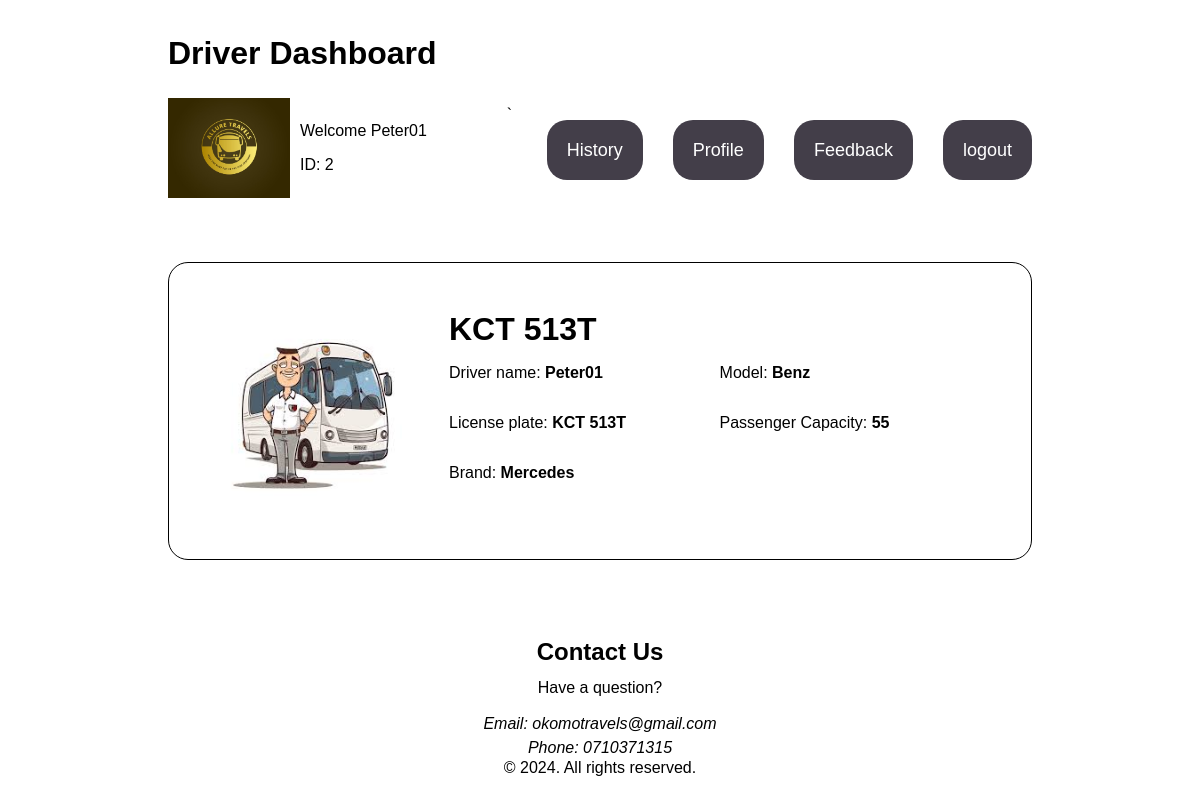
Page /app/driver/index.php (signed in) on the earlier database version.
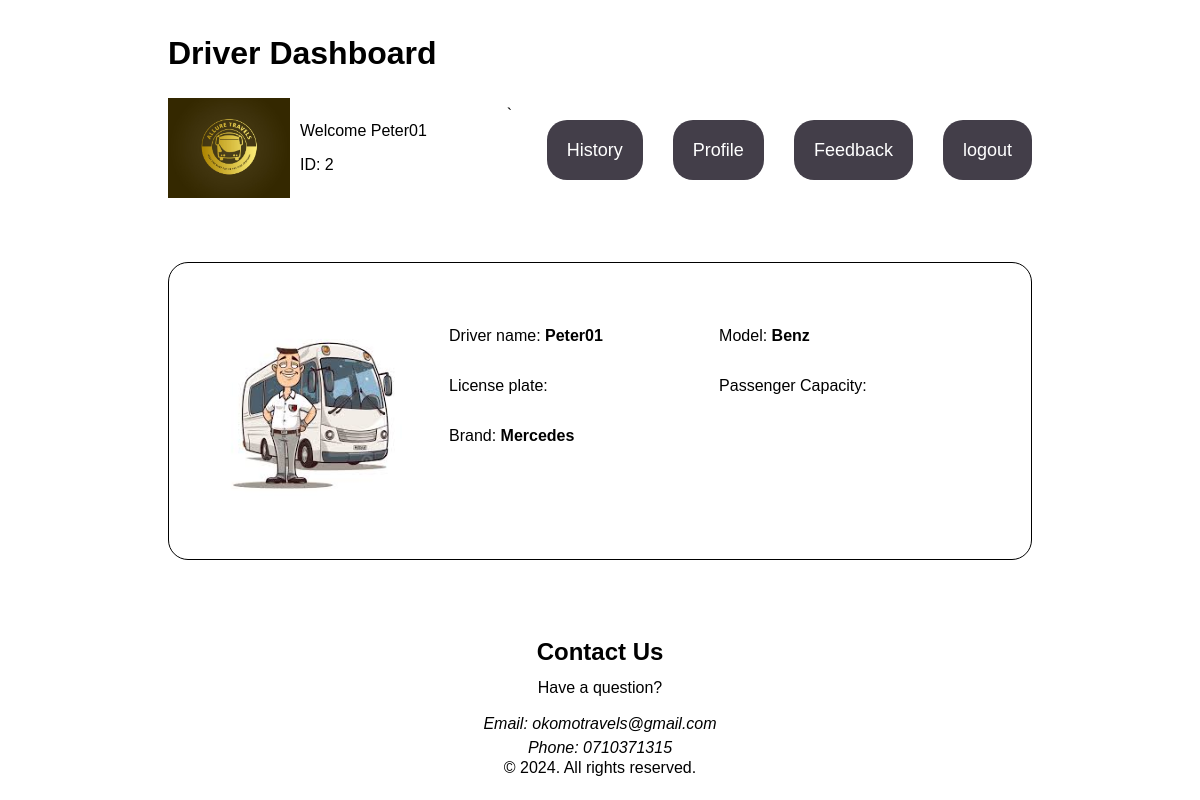
Same page on the later database version.
### tables this page shows
CREATE TABLE `user` (
  `userId` int NOT NULL,
  `name` varchar(50) DEFAULT NULL,
  `mobileNumber` int DEFAULT NULL,
  `email` varchar(50) DEFAULT NULL,
  `role` varchar(200) DEFAULT NULL,
  `userName` varchar(50) DEFAULT NULL,
  `password` varchar(255) DEFAULT NULL,
  `IdNO` int DEFAULT NULL,
  `DOB` varchar(20) DEFAULT NULL,
  `gender` varchar(10) DEFAULT NULL,
  `staff_id` int DEFAULT NULL
);

CREATE TABLE `vehicle` (
  `vehicleId` int NOT NULL,
  `plateNo` text,
  `brand` varchar(200) DEFAULT NULL,
  `model` varchar(200) DEFAULT NULL,
  `capacity` int NOT NULL,
  `driverId` int DEFAULT NULL,
  `disabled` tinyint(1) NOT NULL DEFAULT '0'
);

### app/utils/auth/Auth.php (called while the page is built, shortened)
<?php
require_once __DIR__ . '/../../utils/orm/BaseModel.php';
class Auth
{
    private $db;
    public function __construct($conn)
    {
        $this->db = new BaseModel('user', $conn);
    }
    public function user()
    {
        $userId = $_SESSION['userId'] ?? null;
        if ($userId) {
            return (object) $this->db->get_one($userId, 'userId');
        } else {
            return null;
        }
    }
}

### app/utils/orm/BaseModel.php (called while the page is built, shortened)
<?php
class BaseModel
{
    protected $table_name;
    protected $conn;
    protected $conditions = [];
    protected $selects = ['*'];
    public function __construct($table_name, $conn)
    {
        $this->table_name = $table_name;
        $this->conn = $conn;
    }
    public function first()
    {
        $sql = "SELECT " . implode(', ', $this->selects) . " FROM {$this->table_name}";
        if (!empty($this->conditions)) {
            $sql .= " WHERE " . implode(' AND ', $this->conditions);
        }
        $sql .= " LIMIT 1";
        $result = $this->conn->query($sql);
        return (object) $result->fetch_assoc();
    }
    public function where($field, $operator, $value)
    {
        $this->conditions[] = sprintf("%s %s '%s'", $field, $operator, $this->conn->real_escape_string($value));
        return $this;
    }
    public function get_one($id, $column = 'id')
    {
        $sql = "SELECT " . implode(', ', $this->selects) . " FROM `{$this->table_name}`";
        $sql .= " WHERE `{$this->table_name}`.`{$column}` = ?";
        $stmt = $this->conn->prepare($sql);
        $stmt->bind_param("i", $id);
        $stmt->execute();
        $result = $stmt->get_result();
        return (object) $result->fetch_assoc();
    }
}

### app/driver/index.php (the view, shortened to what this page needs)
<?php
require_once __DIR__ . "/../config/database.php";
require_once __DIR__ . '/../utils/auth/Auth.php';
$conn = connect_db();
$session = new Auth($conn);
$driver = $session->user();
require_once __DIR__ . '/../utils/orm/BaseModel.php';
$vehicle_model = new BaseModel('vehicle', $conn);
$vehicle = $vehicle_model->where('driverId', '=', $driver->userId)->first();
?>
<html lang="en">
<head>
    <link rel="stylesheet" href="./driver.css" />
    <link rel="stylesheet" href="../home.css" />
</head>
<body>
    <div class="driver_container">
        <h2>Driver Dashboard</h2>
        <header class="passenger-header">
            <div class="logo-container">
                <img src="/driver/assets/logo.png" alt=" Logo" class="logo" style="height: 100px;">
            </div>
            <div class="passenger-nav-details">
                <div class="user-info">
                    <p class="userName">
                        Welcome
                        <?php echo $driver->name; ?>
                    </p>
                    <p class="userId">
                        ID:
                        <?php echo $driver->userId; ?>
                    </p>
                </div>
                <nav class="navigation">
                    `
                    <ul class="nav-list">
                        <li><a href="/user/history.php">History</a></li>
                        <li><a href="/user/ProfileUI.php">Profile</a></li>
                        <li><a href="/user/feedback.html">Feedback</a></li>
                        <li><a href="/user/logout.php">logout</a></li>
                    </ul>
                </nav>
            </div>
        </header>
        <div class="driver_bus_details">
            <div class="bus_image_wrapper">
                <img src="/driver/assets/driver.jpg" alt="" id="bus_icon" />
            </div>
            <div class="bus_details">
                <div class="bus_details_header">
                    <h2><?php echo $vehicle->plateNo; ?></h2>
                </div>
                <div class="car_credentials">
                    <p>Driver name: <span> <?php echo $driver->name; ?></span></p>
                    <p>License plate: <span> <?php echo $vehicle->plateNo; ?></span></p>
                    <p>Brand: <span>Mercedes</span></p>
                    <p>Model: <span>Benz</span></p>
                    <p>Passenger Capacity: <span> <?php echo $vehicle->capacity; ?></span></p>
                </div>
            </div>
        </div>
    </div>
    <footer class="footer">
        <h2>Contact Us</h2>
        <p>Have a question?</p>
        <address>
            Email: okomotravels@gmail.com<br />
            Phone: 0710371315
        </address>
        <div class="copy">&copy; 2024. All rights reserved.</div>
    </footer>
</body>
</html>

### app/driver/driver.css (style rules this page uses)
body { font-family: "Poppins", sans-serif; background-image: url("/main2.jpeg"); background-repeat: no-repeat; background-attachment: fixed; background-size: cover; }

### app/home.css (style rules this page uses)
header { display: flex; flex-direction: row; justify-content: space-between; align-items: center; width: 100%; }
footer { color: black; text-align: center; line-height: 1rem; }
body { width: 90%; margin-left: auto; margin-right: auto; font-family: "Poppins",sans-serif; }
a { color: white; text-decoration: none; }
address { line-height: 1.5rem; }
.passenger-header { display: flex; flex-direction: row; justify-content: space-between; }
.passenger-nav-details { display: flex; flex-direction: row; justify-content: space-between; gap: 5rem; }
.nav-list { display: flex; flex-direction: row; justify-content: space-between; list-style-type: none; gap: 30px; }
.nav-list li a { background-color: #433E49; padding: 20px; border-radius: 20px; color: white; text-decoration: none; font-size: 18px; }

Differences in the rows shown:
no longer on this page (row edited): vehicle: plateNo "KCT 513T", capacity "55"
